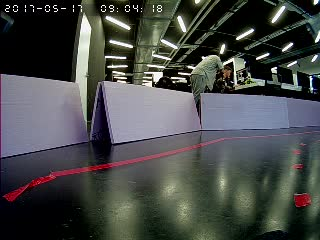
#> input picture st_dir/IMG_00001.jpg, 320 x 240 px
$ python -i img_equalize.py   (imports and definitions only)
#> lines starting #> are read from the running program, lines starting #| are printed output that depends on the picture
#> further down, picture is the input picture: shape (240, 320, 3); mean B, G, R 72.2, 73.9, 71.5


import cv2
import numpy as np
from matplotlib import pyplot as plt

import PIL
import PIL.ImageOps
from keras.preprocessing.image import img_to_array, load_img
import os, sys

from skimage.exposure import equalize_adapthist

# [2 lines not run here, left out]
path = sys.argv[1]
cutoff = int(sys.argv[2])

def combine_img(images):
	widths, heights = zip(*(i.size for i in images))

	total_width = sum(widths)
	max_height = max(heights)

	new_im = PIL.Image.new('RGB', (total_width, max_height))

	x_offset = 0
	for im in images:
	  new_im.paste(im, (x_offset,0))
	  x_offset += im.size[0]

	return new_im

def cEqualizeHist(img):
	img_yuv = cv2.cvtColor(img, cv2.COLOR_BGR2YUV)

	# equalize the histogram of the Y channel
	img_yuv[:,:,0] = cv2.equalizeHist(img_yuv[:,:,0])

	# convert the YUV image back to RGB format
	return cv2.cvtColor(img_yuv, cv2.COLOR_YUV2BGR)

def histogram_equalize(img, clahe=False):
#> called with clahe = False
    b, g, r = cv2.split(img)
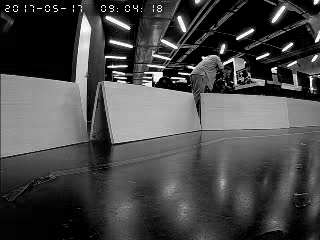
#> b: shape (240, 320); min 0, max 255, mean 72.2
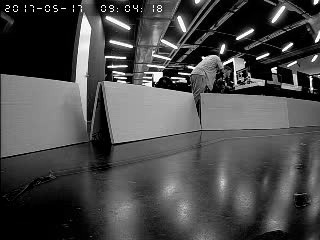
#> g: shape (240, 320); min 0, max 255, mean 73.9
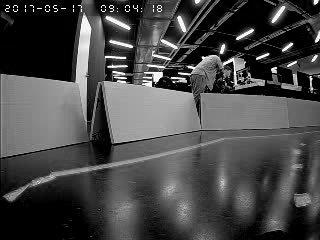
#> r: shape (240, 320); min 0, max 255, mean 71.5
    red = cv2.equalizeHist(r)
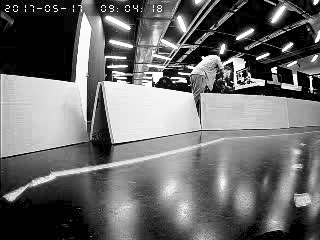
#> red: shape (240, 320); min 0, max 255, mean 108.3
    green = cv2.equalizeHist(g)
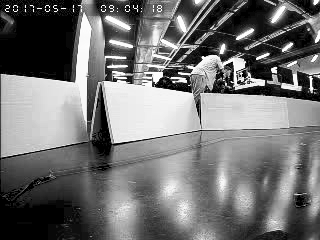
#> green: shape (240, 320); min 0, max 255, mean 114.5
    blue = cv2.equalizeHist(b)
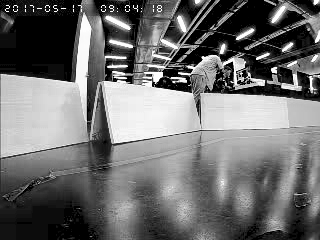
#> blue: shape (240, 320); min 0, max 255, mean 110.2
    return cv2.merge((blue, green, red))
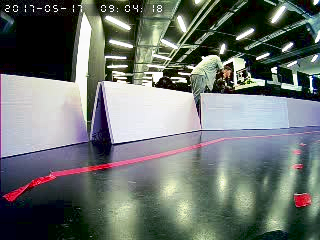
#> returned value: shape (240, 320, 3); mean of channels 0, 1, 2 110.2, 114.5, 108.3; drawn as B, G, R

def clahe_equalize(img):
    b, g, r = cv2.split(img)
    red = clahe.apply(r)
    green = clahe.apply(g)
    blue = clahe.apply(b)
    return cv2.merge((blue, green, red))

def pil_2_cv(img):
	return cv2.cvtColor(np.array(img), cv2.COLOR_RGB2BGR)

clahe = cv2.createCLAHE(clipLimit=5.0, tileGridSize=(2,2))
# [19 lines not run here, left out]
	# [52 lines of commented-out code are left out]

>>> import cv2
>>> picture = cv2.imread('st_dir/IMG_00001.jpg')
>>> result = histogram_equalize(picture)
